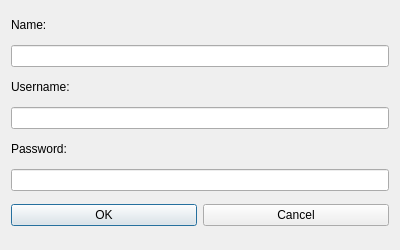
<?xml version="1.0" encoding="UTF-8"?>
<ui version="4.0">
 <class>AccountDialog</class>
 <widget class="QDialog" name="AccountDialog">
  <property name="geometry">
   <rect>
    <x>0</x>
    <y>0</y>
    <width>400</width>
    <height>250</height>
   </rect>
  </property>
  <property name="windowTitle">
   <string>Account</string>
  </property>
  <layout class="QGridLayout" name="gridLayout">
   <item row="3" column="0" colspan="2">
    <widget class="QLabel" name="label_username">
     <property name="sizePolicy">
      <sizepolicy hsizetype="Preferred" vsizetype="Fixed">
       <horstretch>0</horstretch>
       <verstretch>0</verstretch>
      </sizepolicy>
     </property>
     <property name="text">
      <string>Username:</string>
     </property>
    </widget>
   </item>
   <item row="1" column="0">
    <widget class="QLabel" name="label_name">
     <property name="sizePolicy">
      <sizepolicy hsizetype="Preferred" vsizetype="Fixed">
       <horstretch>0</horstretch>
       <verstretch>0</verstretch>
      </sizepolicy>
     </property>
     <property name="text">
      <string>Name:</string>
     </property>
    </widget>
   </item>
   <item row="4" column="0" colspan="2">
    <widget class="QLineEdit" name="lineEdit_username">
     <property name="sizePolicy">
      <sizepolicy hsizetype="Expanding" vsizetype="Fixed">
       <horstretch>0</horstretch>
       <verstretch>0</verstretch>
      </sizepolicy>
     </property>
    </widget>
   </item>
   <item row="6" column="0" colspan="2">
    <widget class="QLineEdit" name="lineEdit_password">
     <property name="sizePolicy">
      <sizepolicy hsizetype="Expanding" vsizetype="Fixed">
       <horstretch>0</horstretch>
       <verstretch>0</verstretch>
      </sizepolicy>
     </property>
    </widget>
   </item>
   <item row="5" column="0">
    <widget class="QLabel" name="label_password">
     <property name="sizePolicy">
      <sizepolicy hsizetype="Preferred" vsizetype="Fixed">
       <horstretch>0</horstretch>
       <verstretch>0</verstretch>
      </sizepolicy>
     </property>
     <property name="text">
      <string>Password:</string>
     </property>
    </widget>
   </item>
   <item row="2" column="0" colspan="2">
    <widget class="QLineEdit" name="lineEdit_name">
     <property name="sizePolicy">
      <sizepolicy hsizetype="Expanding" vsizetype="Fixed">
       <horstretch>0</horstretch>
       <verstretch>0</verstretch>
      </sizepolicy>
     </property>
    </widget>
   </item>
   <item row="7" column="0">
    <widget class="QPushButton" name="pushButton_ok">
     <property name="text">
      <string>OK</string>
     </property>
    </widget>
   </item>
   <item row="7" column="1">
    <widget class="QPushButton" name="pushButton_cancel">
     <property name="text">
      <string>Cancel</string>
     </property>
    </widget>
   </item>
  </layout>
 </widget>
 <resources/>
 <connections/>
</ui>
